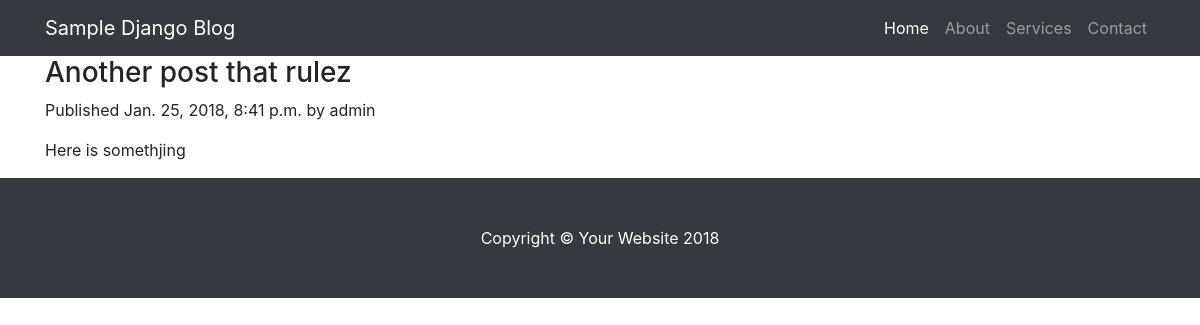
The page /blog/2018/01/25/another-post-rulez/ on the database its author committed.
### blog/models.py (models this page shows, shortened)
class Post(models.Model):
    STATUS_CHOICES = (
        ('draft', 'Draft'),
        ('published', 'Published'),
    )
    title = models.CharField(max_length=250)
    slug = models.SlugField(max_length=250, unique_for_date='publish')
    author = models.ForeignKey(
        User,
        related_name='blog_posts',
        on_delete=models.PROTECT
        )
    body = models.TextField()
    publish = models.DateTimeField(default=timezone.now)
    created = models.DateTimeField(auto_now_add=True)
    updated = models.DateTimeField(auto_now=True)
    status = models.CharField(
        max_length=10,
        choices=STATUS_CHOICES,
        default='draft'
        )
    objects = models.Manager()  # The default manager
    published = PublishedManager()  # Custom manager for published posts
    class Meta:
        ordering = ('-publish',)

### blog/views.py (the view)
# urls.py: path('<int:year>/<int:month>/<int:day>/<slug:slug>/', PostDetailView.as_view(), name='post_detail')
class PostDetailView(View):
    def get(self, request, year, month, day, slug):
        post = get_object_or_404(
            Post,
            slug=slug,
            status='published',
            publish__year=year,
            publish__month=month,
            publish__day=day
        )
        return render(request, 'blog/post/detail.html', {'post': post})

### blog/templates/blog/post/detail.html
{% extends "blog/base.html" %}
{% block content %}
  <h3>{{ post.title }}</h3>
  <p class="date">Published {{ post.publish }} by {{ post.author }}</p>
  {{ post.body|linebreaks }}
{% endblock %}

### rows shown on the page
Post: title "Another post that rulez", publish "Jan. 25, 2018, 8:41 p.m.", author "admin", body "Here is somethjing"
